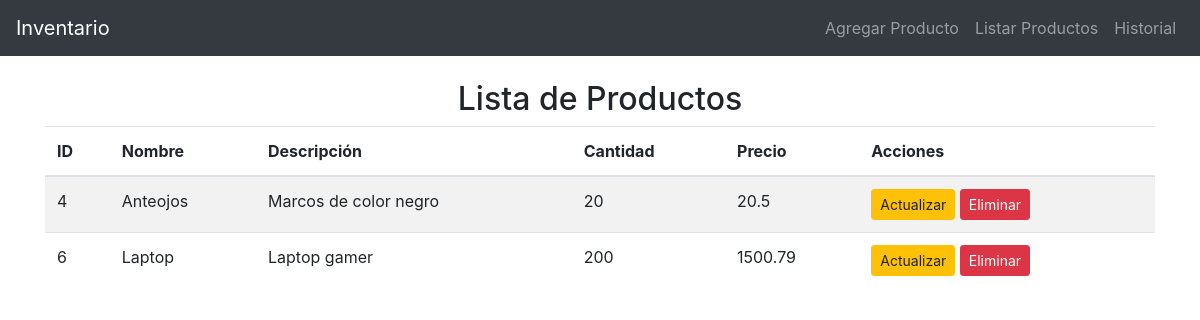
Page /listar on the earlier database version.
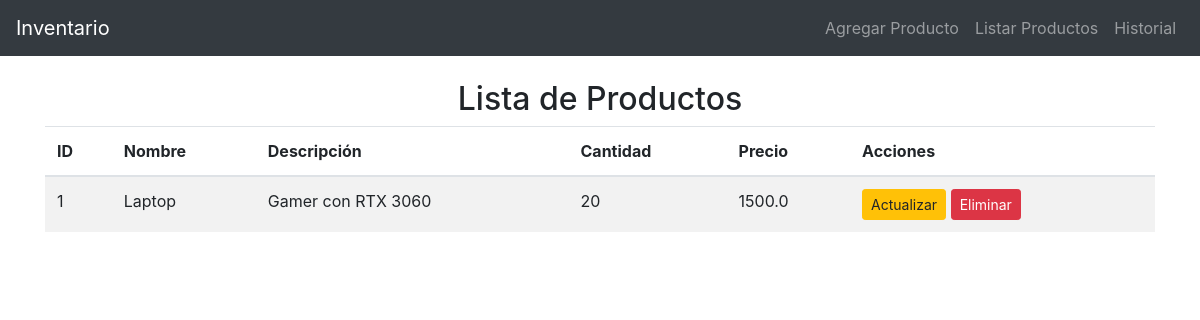
Same page on the later database version.
### tables this page shows
CREATE TABLE productos (
            id INTEGER PRIMARY KEY AUTOINCREMENT,
            nombre TEXT UNIQUE NOT NULL,
            descripcion TEXT,
            cantidad INTEGER NOT NULL CHECK (cantidad >= 0),
            precio REAL NOT NULL CHECK (precio >= 0)
        );

### app.py (the view)
@app.route('/listar')
def listar():
    productos = listar_productos()
    return render_template('listar_productos.html', productos=productos)

### database.py (called while the page is built)
def connect_db():
    conn = sqlite3.connect(DB_NAME)
    cursor = conn.cursor()
    return conn, cursor

def listar_productos():
    conn, cursor = connect_db()
    cursor.execute("SELECT * FROM productos")
    productos = cursor.fetchall()
    conn.close()
    if productos:
        return productos
    else:
        print("No hay productos en el inventario.")

### templates/listar_productos.html
{% extends 'base.html' %}
{% block content %}
    <h2 class="text-center">Lista de Productos</h2>
    {% if productos %}
        <table class="table table-striped">
            <thead>
                <tr>
                    <th>ID</th>
                    <th>Nombre</th>
                    <th>Descripción</th>
                    <th>Cantidad</th>
                    <th>Precio</th>
                    <th>Acciones</th>
                </tr>
            </thead>
            <tbody>
                {% for producto in productos %}
                    <tr>
                        <td>{{ producto[0] }}</td>
                        <td>{{ producto[1] }}</td>
                        <td>{{ producto[2] }}</td>
                        <td>{{ producto[3] }}</td>
                        <td>{{ producto[4] }}</td>
                        <td>
                            <a href="/actualizar/{{ producto[0] }}" class="btn btn-warning btn-sm">Actualizar</a>
                            <a href="/confirmar_eliminar/{{ producto[0] }}" class="btn btn-danger btn-sm">Eliminar</a>
                        </td>
                    </tr>
                {% endfor %}
            </tbody>
        </table>
    {% else %}
        <p>No hay productos registrados.</p>
    {% endif %}
{% endblock %}

### templates/base.html (shortened to what this page needs)
<!DOCTYPE html>
<html lang="es">
<head>
    <link href="https://stackpath.bootstrapcdn.com/bootstrap/4.5.2/css/bootstrap.min.css" rel="stylesheet">
</head>
<body>
    <nav class="navbar navbar-expand-lg navbar-dark bg-dark">
        <a class="navbar-brand" href="/">Inventario</a>
        <div class="collapse navbar-collapse">
            <ul class="navbar-nav ml-auto">
                <li class="nav-item"><a class="nav-link" href="/agregar">Agregar Producto</a></li>
                <li class="nav-item"><a class="nav-link" href="/listar">Listar Productos</a></li>
                <li class="nav-item"><a class="nav-link" href="/historial">Historial</a></li>
            </ul>
        </div>
    </nav>
    <div class="container mt-4">
        {% block content %}
        {% endblock %}
    </div>
</body>
</html>

Differences in the rows shown:
removed productos: id "4", nombre "Anteojos", descripcion "Marcos de color negro", cantidad "20", precio "20.5"
removed productos: id "6", nombre "Laptop", descripcion "Laptop gamer", cantidad "200", precio "1500.79"
added productos: id "1", nombre "Laptop", descripcion "Gamer con RTX 3060", cantidad "20", precio "1500.0"
